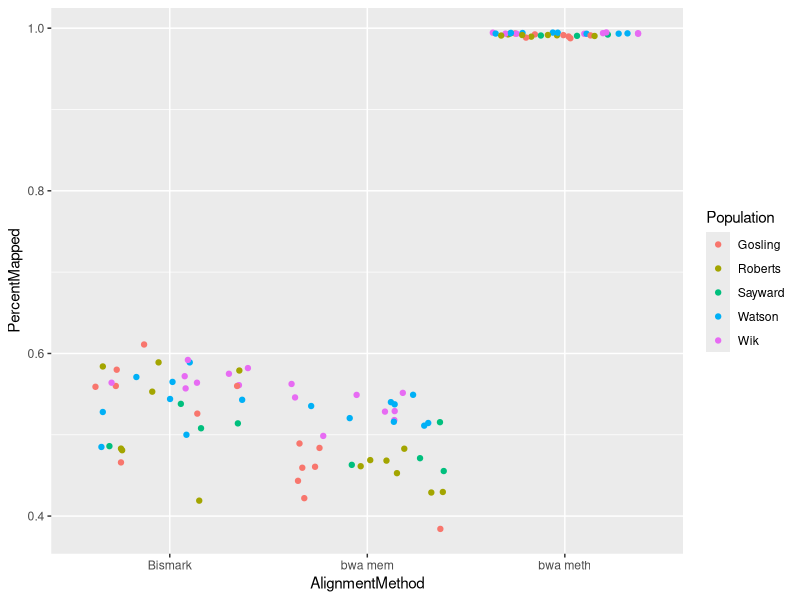
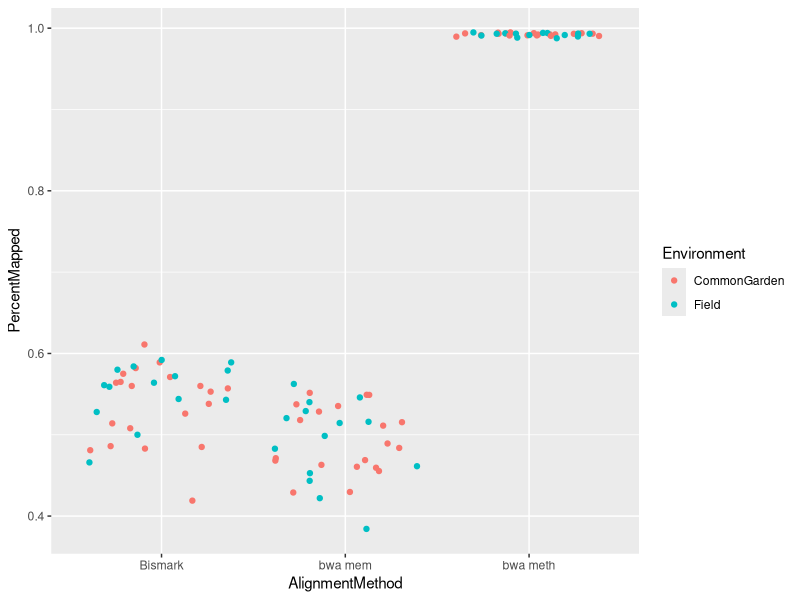
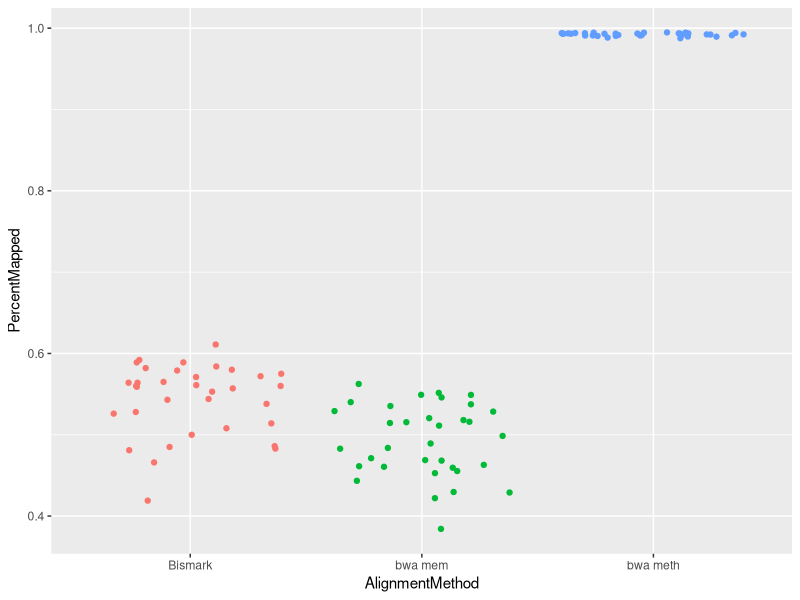
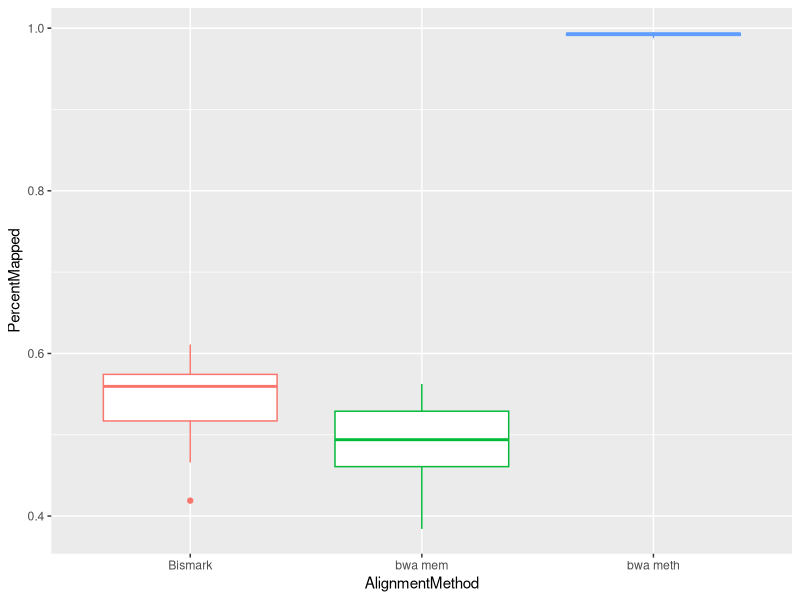
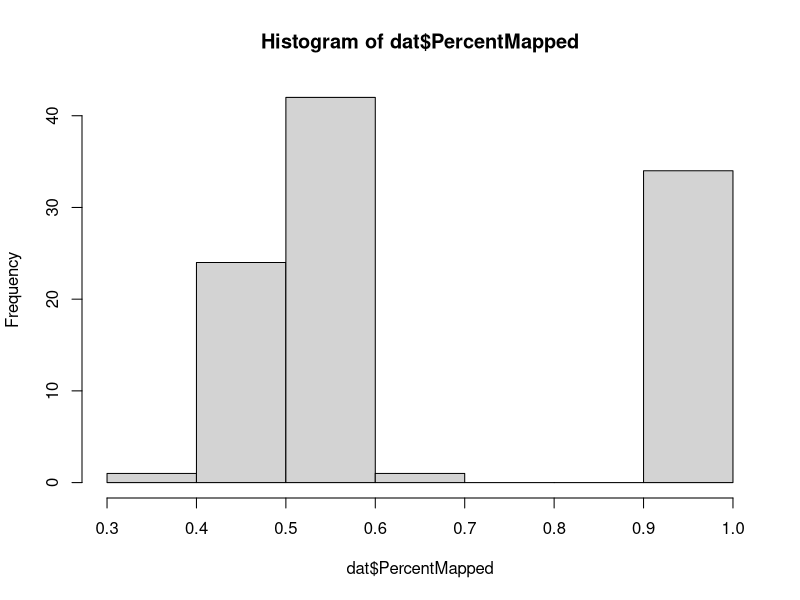
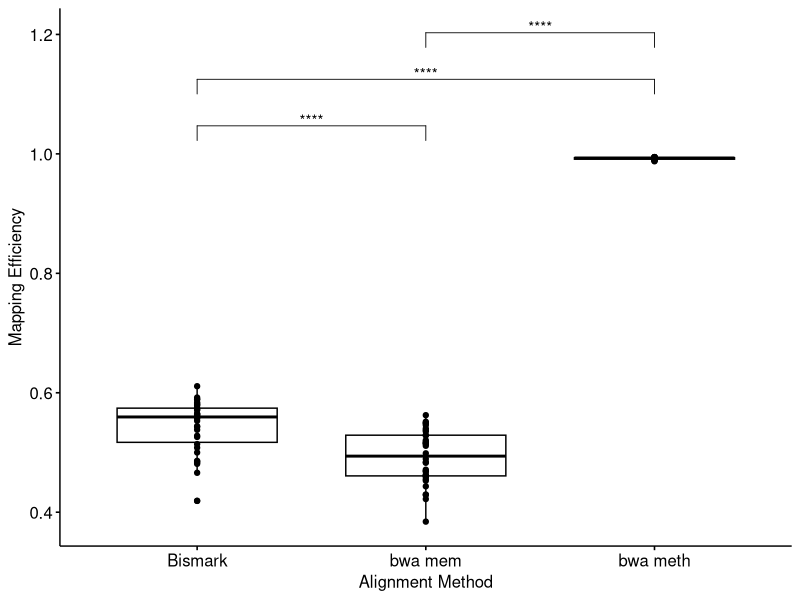
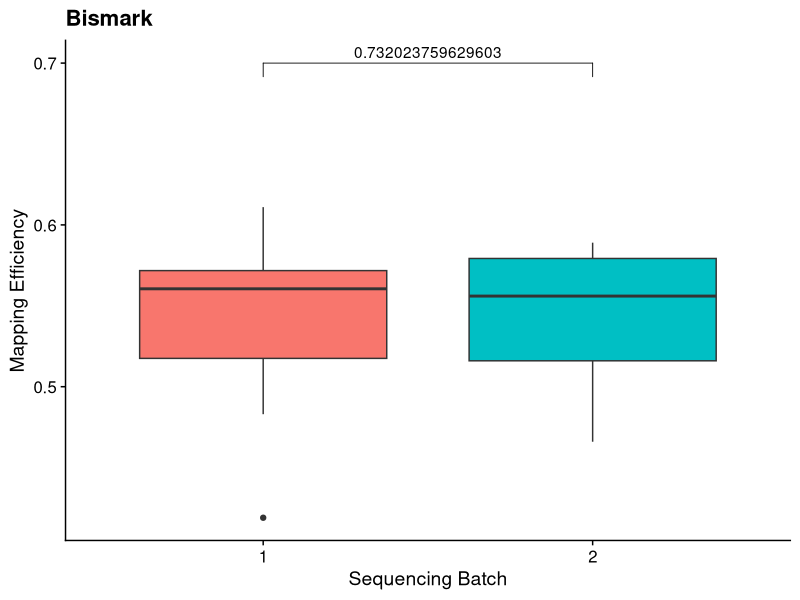
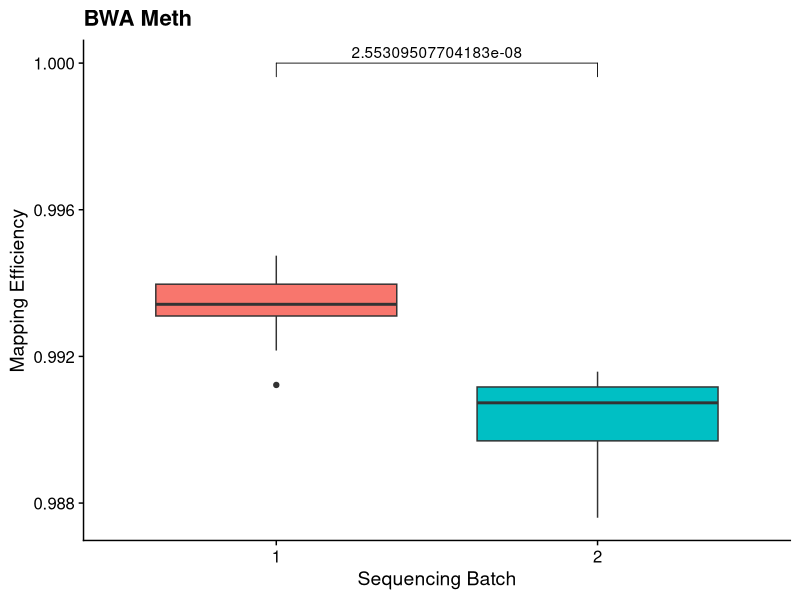

These charts were generated, in order, by the following R code:
#### Test for differrences in mapping efficiency and number of mapped reads between Bismark, BWA meth, and BWA mem

# import data

library(readxl)
library(tidyverse)
library(ggplot2)
library(car)
library(ggpubr)
library(dplyr)
library(cowplot)
library(coin)
library(rstatix)


MappingEfficiency <- read_excel("QCStats_1.xlsx", sheet = "BamtoolsStats")

dat <- MappingEfficiency %>% 
  select("AlignmentMethod", "PercentMapped", "Batch", "Population", "Environment","SampleID")

dat <- na.omit(dat)

################## Mapping Efficiency ##################

######## Visualize data

ggplot(dat) +
  aes(x = AlignmentMethod, y = PercentMapped, color = Population) +
  geom_jitter()

ggplot(dat) +
  aes(x = AlignmentMethod, y = PercentMapped, color = Environment) +
  geom_jitter()

ggplot(dat) +
  aes(x = AlignmentMethod, y = PercentMapped, color = AlignmentMethod) +
  geom_jitter() +
  theme(legend.position = "none")

ggplot(dat) +
  aes(x = AlignmentMethod, y = PercentMapped, color = AlignmentMethod) +
  geom_boxplot() +
  theme(legend.position = "none")


####### Test for differences between read mapping methods

shapiro.test(dat$PercentMapped)
#W = 0.73905, p-value = 3.57e-12

# histogram
hist(dat$PercentMapped)

#### Does not meet assumption of normality, using Friedman Test

res.fried <- friedman_test(dat, PercentMapped ~ AlignmentMethod |SampleID)
res.fried
#    .y.               n      statistic    df        p          method       
#   1 PercentMapped    34      60.9         2       5.85e-14  Friedman test

dat %>% friedman_effsize(PercentMapped ~ AlignmentMethod |SampleID)
#     .y.               n   effsize method      magnitude
#   1 PercentMapped    34   0.896   Kendall W     large 

# pairwise comparisons
pwc <- dat %>%
  wilcox_test(PercentMapped ~ AlignmentMethod, paired = TRUE, p.adjust.method = "bonferroni")
pwc
# .y.           group1  group2      n1    n   statistic    p          p.adj    p.adj.signif
# PercentMapped Bismark bwa mem     34    34   548      2.5 e- 6    7.5 e- 6      ****        
# PercentMapped Bismark bwa meth    34    34   0        1.16e-10    3.48e-10      ****        
# PercentMapped bwa mem bwa meth    34    34   0        1.16e-10    3.48e-10      ****     

dat %>% wilcox_effsize(PercentMapped ~ AlignmentMethod, paired = TRUE)
# .y.             group1  group2   effsize    n1    n2 magnitude
# 1 PercentMapped Bismark bwa mem    0.734    34    34 large    
# 2 PercentMapped Bismark bwa meth   0.872    34    34 large    
# 3 PercentMapped bwa mem bwa meth   0.872    34    34 large

######### Make a nice plot displaying significant differences between treatments

# Visualization: box plots with p-values
pwc <- pwc %>% add_xy_position(x = "AlignmentMethod")
ggboxplot(dat, x = "AlignmentMethod", y = "PercentMapped", add = "point") +
  stat_pvalue_manual(pwc, hide.ns = TRUE) +
  labs(x = "Alignment Method", y = "Mapping Efficiency"
    )
pwc

####### Mean and SD of mapping efficiency

by_group <- group_by(dat, AlignmentMethod)

by_group %>% summarise_each_(funs(mean(., na.rm = TRUE), sd(., na.rm=TRUE)), names(by_group)[2])
# AlignmentMethod  mean   sd
# Bismark         0.544 0.0435 
# bwa mem         0.493 0.0446 
# bwa meth        0.992 0.00181

# Bismark batch 1 & batch 2
Bismark <- MappingEfficiency %>%
  select(AlignmentMethod, PercentMapped, Batch) %>% 
  filter(AlignmentMethod == "Bismark")

by_group <- group_by(Bismark, Batch)

by_group %>% summarise_each_(funs(mean(., na.rm = TRUE), sd(., na.rm=TRUE)), names(by_group)[2])
# Batch  mean     sd
# 1     0.545 0.0447
# 2     0.542 0.0431

# bwa meth batch 1 & batch 2
BwaMeth <- MappingEfficiency %>%
  select(AlignmentMethod, PercentMapped, Batch) %>% 
  filter(AlignmentMethod == "bwa meth")

by_group <- group_by(BwaMeth, Batch)

by_group %>% summarise_each_(funs(mean(., na.rm = TRUE), sd(., na.rm=TRUE)), names(by_group)[2])
# Batch  mean       sd
# 1     0.993   0.000864
# 2     0.990   0.00127

# bwa mem batch 1 & batch 2
BwaMem <- MappingEfficiency %>%
  select(AlignmentMethod, PercentMapped, Batch) %>% 
  filter(AlignmentMethod == "bwa mem")

by_group <- group_by(BwaMem, Batch)

by_group %>% summarise_each_(funs(mean(., na.rm = TRUE), sd(., na.rm=TRUE)), names(by_group)[2])
# Batch  mean     sd
#   1   0.517   0.0301
# 2     0.447   0.0279

###### Test for batch effects on mapping efficiency using each mapping tool

### Bismark

# Shapiro-Wilk normality test
shapiro.test(Bismark$PercentMapped)
# data:  Bismark$PercentMapped
# W = 0.91734, p-value = 0.01359 - p <0.05, not normally distributed so we need to use Wilcox test

# Wilcox ranks sum test
wilcox.test(PercentMapped ~ Batch, data = Bismark)
# Wilcoxon rank sum test with continuity correction
# 
# data:  PercentMapped by Batch
# W = 142, p-value = 0.732
# alternative hypothesis: true location shift is not equal to 0
# 
# Warning message:
#   In wilcox.test.default(x = DATA[[1L]], y = DATA[[2L]], ...) :
#   cannot compute exact p-value with ties

Bis.wilcox.test <- compare_means(
  PercentMapped ~ Batch,
  data = Bismark,
  method = "wilcox.test"
)

Bismark$Batch <- as.factor(Bismark$Batch)

ggplot(Bismark) +
  geom_boxplot(aes(x = Batch, y = PercentMapped, fill = Batch)) +
  labs(title = "Bismark", x = "Sequencing Batch", y = "Mapping Efficiency") +
  stat_pvalue_manual(Bis.wilcox.test, label = "p", y.position = 0.7, step.increase = 0.2) +
  theme_cowplot() +
  theme(legend.position = "none")


### BWA meth
# Shapiro-Wilk normality test
shapiro.test(BwaMeth$PercentMapped)
# data:  bwameth$PercentMapped
# W = 0.9292, p-value = 0.02965 - p<0.05, data not normally distributed, may need to use a nonparametric test

# Wilcoxon rank sum exact test
wilcox.test(PercentMapped~Batch, data = BwaMeth) 
# data:  PercentMapped by Batch
# W = 261, p-value = 2.553e-08
# alternative hypothesis: true location shift is not equal to 0
# p<0.05, so there is a significant difference between batch 1 and batch 2 mapping efficiencies

BWAMeth.wilcox.test <- compare_means(
  PercentMapped ~ Batch,
  data = BwaMeth,
  method = "wilcox.test"
)

BwaMeth$Batch <- as.factor(BwaMeth$Batch)

ggplot(BwaMeth) +
  geom_boxplot(aes(x = Batch, y = PercentMapped, fill = Batch)) +
  labs(title = "BWA Meth", x = "Sequencing Batch", y = "Mapping Efficiency") +
  stat_pvalue_manual(BWAMeth.wilcox.test, label = "p", y.position = 1.0, step.increase = 0.001) +
  theme_cowplot() +
  theme(legend.position = "none")

### BWA mem
# Shapiro-Wilk normality test
shapiro.test(BwaMem$PercentMapped)
# data:  BwaMem$PercentMapped
# W = 0.95749, p-value = 0.2052 - p>0.05, data normally distributed, but will use Wilcox test for consistency

# Wilcox test
wilcox.test(PercentMapped~Batch, data = BwaMem) 
# W = 253, p-value = 7.112e-07

BWAMem.wilcox.test <- compare_means(
  PercentMapped ~ Batch,
  data = BwaMem,
  method = "wilcox.test"
)

BwaMem$Batch <- as.factor(BwaMem$Batch)

ggplot(BwaMem) +
  geom_boxplot(aes(x = Batch, y = PercentMapped, fill = Batch)) +
  labs(title = "BWA Mem", x = "Sequencing Batch", y = "Mapping Efficiency") +
  stat_pvalue_manual(BWAMem.wilcox.test, label = "p", y.position = 0.7, step.increase = 0.001) +
  theme_cowplot() +
  theme(legend.position = "none")


################## Mapped Reads ##################

####### Test for differences between read mapping methods

dat2 <- MappingEfficiency %>% 
  select("AlignmentMethod", "MappedReads", "Batch", "Population", "Environment", "SampleID")

dat2 <- na.omit(dat2)

shapiro.test(as.numeric(dat2$MappedReads))
#W = 0.68734, p-value = 1.989e-13

# histogram
hist(as.numeric(dat2$MappedReads))

#### Does not meet assumption of normality, using Friedman Test

dat2$MappedReads <- as.numeric(dat2$MappedReads)

res.fried <- dat2 %>% friedman_test(MappedReads ~ AlignmentMethod |SampleID)
res.fried
#    .y.               n      statistic    df        p          method       
#    MappedReads    34        68            2      1.71e-15     Friedman test

dat2 %>% friedman_effsize(MappedReads ~ AlignmentMethod |SampleID)
#     .y.               n   effsize method      magnitude
#   MappedReads         34       1  Kendall W     large  

# pairwise comparisons
pwc <- dat2 %>%
  wilcox_test(MappedReads ~ AlignmentMethod, paired = TRUE, p.adjust.method = "bonferroni")
pwc
# .y.           group1    group2      n1    n   statistic    p       p.adj    p.adj.signif
#   MappedReads Bismark   bwa mem     34    34         0  1.16e-10  3.48e-10  ****        
#   MappedReads Bismark   bwa meth    34    34         0  1.16e-10  3.48e-10  ****        
#   MappedReads bwa mem   bwa meth    34    34         0  1.16e-10  3.48e-10  ****     


######### Make a nice plot displaying significant differences between treatments

# Visualization: box plots with p-values
pwc <- pwc %>% add_xy_position(x = "AlignmentMethod")
ggboxplot(dat2, x = "AlignmentMethod", y = "MappedReads", add = "point") +
  stat_pvalue_manual(pwc, hide.ns = TRUE) +
  labs(x = "Alignment Method", y = "Mapped Reads"
  )
pwc


##### Mean & SD of Mapped Reads

by_group <- group_by(dat2, AlignmentMethod)

by_group %>% summarise_each_(funs(mean(., na.rm = TRUE), sd(., na.rm=TRUE)), names(by_group)[2])
# AlignmentMethod    mean        sd
# Bismark          4875224.  3741376.
# bwa mem          8586430.  6110385.
# bwa meth        17790041. 13454374.

# Bismark batch 1 & 2
Bismark_reads <- dat2 %>%
  select(AlignmentMethod, MappedReads, Batch) %>% 
  filter(AlignmentMethod == "Bismark")

by_group <- group_by(Bismark_reads, Batch)

by_group %>% summarise_each_(funs(mean(., na.rm = TRUE), sd(., na.rm=TRUE)), names(by_group)[2])
# Batch   mean       sd
#   1   2855790.  448334.
# 2     8577520. 4301236.

# bwa meth batch 1 & 2
BwaMeth_reads <- dat2 %>%
  select(AlignmentMethod, MappedReads, Batch) %>% 
  filter(AlignmentMethod == "bwa meth")

by_group <- group_by(BwaMeth_reads, Batch)

by_group %>% summarise_each_(funs(mean(., na.rm = TRUE), sd(., na.rm=TRUE)), names(by_group)[2])
# Batch   mean        sd
#   1   10428487.  1268689.
# 2     31286224. 15260964.

# bwa mem batch 1 & 2
BwaMem_reads <- dat2 %>%
  select(AlignmentMethod, MappedReads, Batch) %>% 
  filter(AlignmentMethod == "bwa mem")

by_group <- group_by(BwaMem_reads, Batch)

by_group %>% summarise_each_(funs(mean(., na.rm = TRUE), sd(., na.rm=TRUE)), names(by_group)[2])
# Batch   mean       sd
#   1   5443143.  844552.
# 2     14349122. 7393282.

###### Test for batch effects on mapped reads using each mapping tool

### Bismark

# Shapiro-Wilk normality test
shapiro.test(Bismark_reads$MappedReads)
# data:  Bismark_mappedreads$MappedReads
# W = 0.68505, p-value = 2.926e-07 - p<0.05, need to use non parametric test

# Wilcoxon rank sum exact test
Bismark.wilcox <- wilcox.test(MappedReads ~ Batch, data = Bismark_reads)
Bismark.wilcox
# data:  MappedReads by Batch
# W = 0, p-value = 3.647e-09
# alternative hypothesis: true location shift is not equal to 0

Bismark.wilcox.test <- compare_means(
  MappedReads ~ Batch,
  data = Bismark_reads,
  method = "wilcox.test"
)

Bismark_reads$Batch <- as.factor(Bismark_reads$Batch)

ggplot(Bismark_reads) +
  geom_boxplot(aes(x = Batch, y = MappedReads, fill = Batch)) +
  labs(title = "Bismark", x = "Sequencing Batch", y = "Mapped Reads") +
  stat_pvalue_manual(Bismark.wilcox.test, label = "p", y.position = 20000000, step.increase = 0.2) +
  theme_cowplot() +
  theme(legend.position = "none")


### BWA meth
# Shapiro-Wilk normality test
shapiro.test(BwaMeth_reads$MappedReads)
# data:  BwaMeth_reads$MappedReads
# W = 0.67436, p-value = 2.036e-07 - p<0.05, need to use non parametric test

# Wilcoxon rank sum exact test
bwameth.wilcox.reads <- wilcox.test(MappedReads ~ Batch, data = BwaMeth_reads)
bwameth.wilcox.reads
# data:  MappedReads by Batch
# W = 0, p-value = 3.647e-09
# alternative hypothesis: true location shift is not equal to 0

bwameth.wilcox.reads <- compare_means(
  MappedReads ~ Batch,
  data = BwaMeth_reads,
  method = "wilcox.test"
)

BwaMeth_reads$Batch <- as.factor(BwaMeth_reads$Batch)

ggplot(BwaMeth_reads) +
  geom_boxplot(aes(x = Batch, y = MappedReads, fill = Batch)) +
  labs(title = "BWA meth", x = "Sequencing Batch", y = "Mapped Reads") +
  stat_pvalue_manual(bwameth.wilcox.reads, label = "p", y.position = 75000000, step.increase = 0.2) +
  theme_cowplot() +
  theme(legend.position = "none")

### BWA mem
# Shapiro-Wilk normality test
shapiro.test(BwaMem_reads$MappedReads)
# data:  BwaMem_reads$MappedReads
# W = 0.66366, p-value = 1.426e-07 - p<0.05, need to use non parametric test

# Wilcoxon rank sum exact test
bwamem.wilcox.reads <- wilcox.test(MappedReads ~ Batch, data = BwaMem_reads)
bwamem.wilcox.reads
# data:  MappedReads by Batch
# W = 2, p-value = 1.459e-08
# alternative hypothesis: true location shift is not equal to 0

bwamem.wilcox.reads <- compare_means(
  MappedReads ~ Batch,
  data = BwaMem_reads,
  method = "wilcox.test"
)

BwaMem_reads$Batch <- as.factor(BwaMem_reads$Batch)

ggplot(BwaMem_reads) +
  geom_boxplot(aes(x = Batch, y = MappedReads, fill = Batch)) +
  labs(title = "BWA mem", x = "Sequencing Batch", y = "Mapped Reads") +
  stat_pvalue_manual(bwamem.wilcox.reads, label = "p", y.position = 36000000, step.increase = 0.2) +
  theme_cowplot() +
  theme(legend.position = "none")


##################################################
################ WGBS ############################
##################################################

MappingEfficiency <- read_excel("QCStats_1.xlsx", sheet = "WBGSBamtoolsStats")

dat <- MappingEfficiency %>%
  select("Alignment Method", "PercentMapped", "Population")

dat <- na.omit(dat)

dat$AlignmentMethod <- dat$`Alignment Method`

# Visualize the data

ggplot(dat) +
  aes(x = AlignmentMethod, y = PercentMapped, color = Population) +
  geom_jitter()

ggplot(dat) +
  aes(x = AlignmentMethod, y = PercentMapped, color = AlignmentMethod) +
  geom_jitter() +
  theme(legend.position = "none")

ggboxplot(dat, x = "AlignmentMethod", y = "PercentMapped", add = "point") +
  labs(x = "Alignment Method", y = "Mapping Efficiency"
  )

####### Too few WGBS samples to do statistical tests, just report mean and SD 

by_group <- group_by(dat, `Alignment Method`)

by_group %>% summarise_each_(funs(mean(., na.rm = TRUE), sd(., na.rm=TRUE)), names(by_group)[2])
# 
# `Alignment Method`  mean      sd
# <chr>              <dbl>   <dbl>
#   1 Bismark         0.387   0.0124 
# 2 bwa mem           0.746   0.0343 
# 3 bwa meth          0.996   0.00157

####### Mean and SD of mapped reads

dat <- MappingEfficiency %>%
  select("Alignment Method", "MappedReads", "Population")

dat <- na.omit(dat)

dat$AlignmentMethod <- dat$`Alignment Method`

by_group <- group_by(dat, `Alignment Method`)

by_group %>% summarise_each_(funs(mean(., na.rm = TRUE), sd(., na.rm=TRUE)), names(by_group)[2])
# `Alignment Method`      mean       sd
# <chr>                  <dbl>    <dbl>
# 1 Bismark            11321912.  502776.
# 2 bwa mem            44017088  2656871.
# 3 bwa meth           58620964. 1107988.
